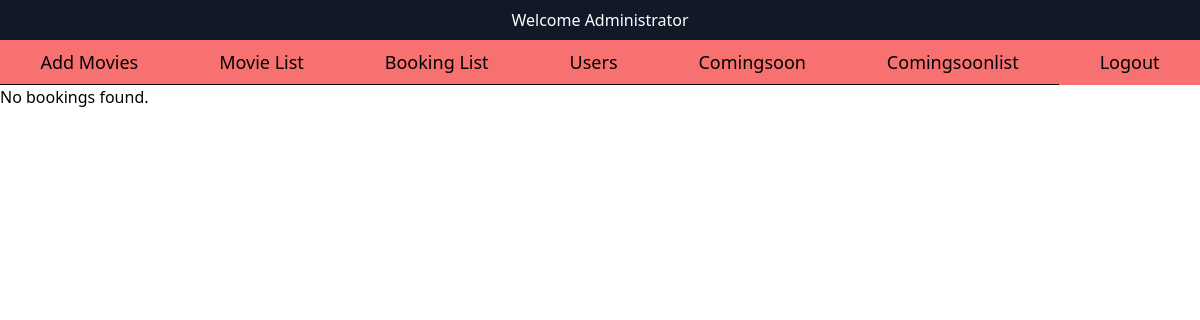
/admin/booking.php, run on an earlier commit of the app's database.
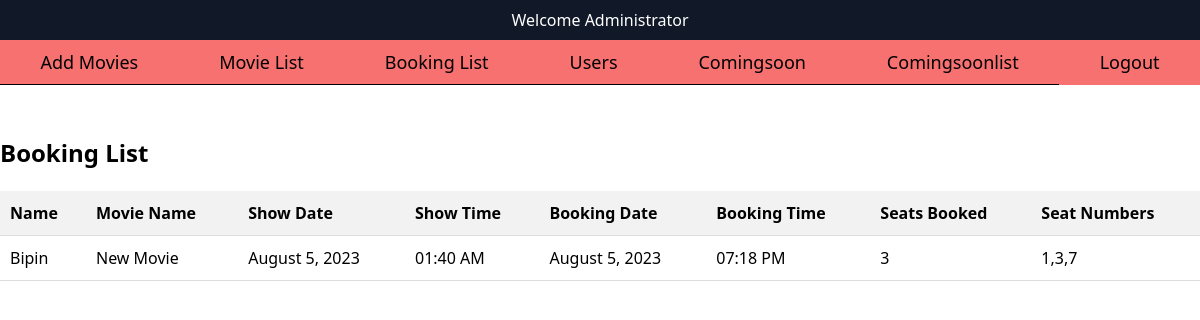
And on a later commit of the database.
### tables this page shows
CREATE TABLE `booking` (
  `id` int(11) NOT NULL,
  `movie_id` int(11) NOT NULL,
  `show_date` date NOT NULL,
  `show_time` time NOT NULL,
  `seat_id` int(11) NOT NULL,
  `total_price` varchar(11) NOT NULL DEFAULT '0',
  `booking_date` date NOT NULL DEFAULT current_timestamp(),
  `booking_time` time NOT NULL DEFAULT current_timestamp(),
  `fname` varchar(50) NOT NULL,
  `email` varchar(255) DEFAULT NULL
);

CREATE TABLE `movie` (
  `id` int(11) NOT NULL,
  `name` varchar(225) NOT NULL,
  `genre` varchar(30) NOT NULL,
  `industry` varchar(20) NOT NULL,
  `language` varchar(20) NOT NULL,
  `duration` varchar(30) NOT NULL,
  `reldate` varchar(20) NOT NULL,
  `director` varchar(30) NOT NULL,
  `actor` varchar(30) NOT NULL,
  `description` varchar(225) NOT NULL,
  `price` varchar(225) NOT NULL,
  `image` varchar(225) NOT NULL,
  `fdate` date NOT NULL,
  `sdate` date NOT NULL,
  `tdate` date NOT NULL DEFAULT '2023-01-01',
  `fshow` time NOT NULL,
  `sshow` time NOT NULL,
  `tshow` time NOT NULL
);

### admin/booking.php (the view, shortened to what this page needs)
<?php include('header.php'); ?>
<?php
$servername = "localhost";
$username = "root";
$password = "";
$dbname = "moviebooking";
$conn = new mysqli($servername, $username, $password, $dbname);
$sql = "SELECT booking.*, movie.name AS movie_name, GROUP_CONCAT(seat_id ORDER BY seat_id) AS seat_numbers, COUNT(*) AS num_seats_booked FROM booking JOIN movie ON booking.movie_id = movie.id GROUP BY booking_date, booking_time";
$result = $conn->query($sql);
if ($result && $result->num_rows > 0) {
    echo "<div class='booking-list'>";
    echo "<h2>Booking List</h2>";
    echo "<table>";
    echo "<tr>
            <th>Name</th>
            <th>Movie Name</th>
            <th>Show Date</th>
            <th>Show Time</th>
            <th>Booking Date</th>
            <th>Booking Time</th>
            <th>Seats Booked</th>
            <th>Seat Numbers</th>
          </tr>";
    while ($row = $result->fetch_assoc()) {
        $fname = $row['fname'];
        $movieName = $row['movie_name'];
        $showDate = date('F j, Y', strtotime($row['show_date']));
        $showTime = date('h:i A', strtotime($row['show_time']));
        $bookingDate = date('F j, Y', strtotime($row['booking_date']));
        $bookingTime = date('h:i A', strtotime($row['booking_time']));
        $seatNumbers = $row['seat_numbers'];
        $numSeatsBooked = $row['num_seats_booked'];
        echo "<tr>
                <td>$fname</td>
                <td>$movieName</td>
                <td>$showDate</td>
                <td>$showTime</td>
                <td>$bookingDate</td>
                <td>$bookingTime</td>
                <td>$numSeatsBooked</td>
                <td>$seatNumbers</td>
              </tr>";
    }
    echo "</table>";
    echo "</div>";
} else {
    echo "No bookings found.";
}
?>

What changed in the data, as far as the page shows it:
added booking: fname "Bipin", movie.name "New Movie", show_date "August 5, 2023", show_time "01:40 AM", booking_date "August 5, 2023", booking_time "07:18 PM", numSeatsBooked "3", seatNumbers "1,3,7"
Also different on the page:
text no longer shown: "No bookings found."
text now shown: "Booking List Name Movie Name Show Date Show Time Booking Date Booking Time Seats Booked Seat Numbers"
